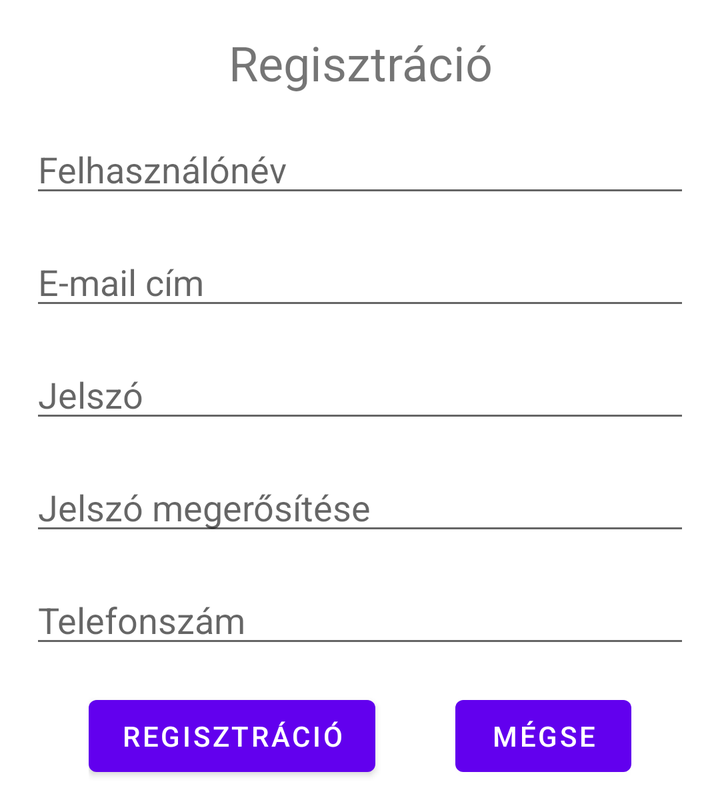
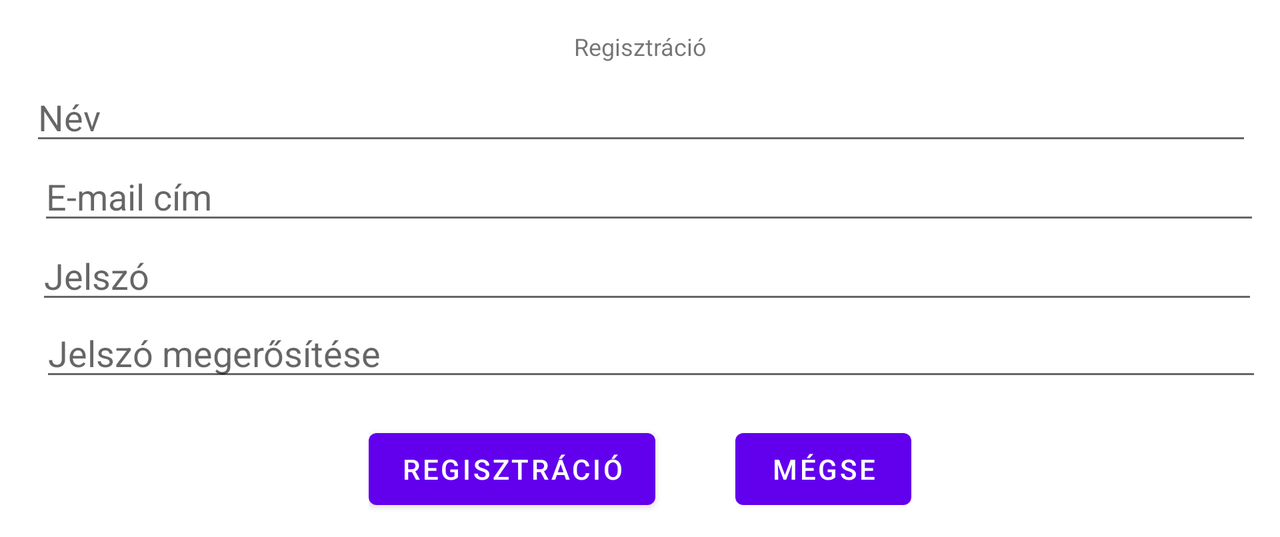

First picture: res/layout/ on a phone held upright. Second picture: the repository's own variant of that layout, on a device whose configuration matches the variant's folder. Source for both follows.
<!-- AndroidManifest.xml: application theme Theme.MukormosIdopontfoglalo -->
<!-- res/layout/activity_registration.xml -->
<?xml version="1.0" encoding="utf-8"?>
<RelativeLayout
    xmlns:android="http://schemas.android.com/apk/res/android"
    xmlns:app="http://schemas.android.com/apk/res-auto"
    xmlns:tools="http://schemas.android.com/tools"
    android:layout_width="match_parent"
    android:layout_height="wrap_content"
    tools:context=".RegistrationActivity">

    <TextView
        android:id="@+id/registrationTextView"
        android:layout_width="match_parent"
        android:layout_height="wrap_content"
        android:layout_marginTop="@dimen/register_margin_top"
        android:text="@string/registration"
        android:textSize="24sp"
        android:layout_alignParentStart="true"
        android:layout_alignParentEnd="true"
        android:textAlignment="center"/>

    <EditText
        android:id="@+id/userNameEditText"
        android:layout_width="match_parent"
        android:layout_height="wrap_content"
        android:layout_marginTop="@dimen/register_margin_top"
        android:layout_marginLeft="@dimen/default_margin_side"
        android:layout_marginRight="@dimen/default_margin_side"
        android:ems="10"
        android:hint="@string/user_name"
        android:inputType="textPersonName"
        android:layout_alignParentStart="true"
        android:layout_alignParentEnd="true"
        android:layout_below="@id/registrationTextView"/>

    <EditText
        android:id="@+id/userEmailEditText"
        android:layout_width="match_parent"
        android:layout_height="wrap_content"
        android:layout_marginTop="@dimen/register_margin_top"
        android:layout_marginLeft="@dimen/default_margin_side"
        android:layout_marginRight="@dimen/default_margin_side"
        android:ems="10"
        android:hint="@string/email_address"
        android:inputType="textEmailAddress"
        android:layout_alignParentStart="true"
        android:layout_alignParentEnd="true"
        android:layout_below="@id/userNameEditText"/>

    <EditText
        android:id="@+id/passwordEditText"
        android:layout_width="match_parent"
        android:layout_height="wrap_content"
        android:layout_marginTop="@dimen/register_margin_top"
        android:layout_marginLeft="@dimen/default_margin_side"
        android:layout_marginRight="@dimen/default_margin_side"
        android:ems="10"
        android:hint="@string/password"
        android:inputType="textPassword"
        android:layout_alignParentStart="true"
        android:layout_alignParentEnd="true"
        android:layout_below="@id/userEmailEditText"/>

    <EditText
        android:id="@+id/passwordAgainEditText"
        android:layout_width="match_parent"
        android:layout_height="wrap_content"
        android:layout_marginTop="@dimen/register_margin_top"
        android:layout_marginLeft="@dimen/default_margin_side"
        android:layout_marginRight="@dimen/default_margin_side"
        android:ems="10"
        android:hint="@string/password_again"
        android:inputType="textPassword"
        android:layout_alignParentStart="true"
        android:layout_alignParentEnd="true"
        android:layout_below="@id/passwordEditText"/>

    <EditText
        android:id="@+id/phoneEditText"
        android:layout_width="match_parent"
        android:layout_height="wrap_content"
        android:layout_marginLeft="@dimen/default_margin_side"
        android:layout_marginTop="@dimen/register_margin_top"
        android:layout_marginRight="@dimen/default_margin_side"
        android:ems="10"
        android:hint="@string/phone_number"
        android:inputType="phone"
        android:layout_below="@id/passwordAgainEditText"/>


    <LinearLayout
        android:layout_width="wrap_content"
        android:layout_height="wrap_content"
        android:layout_below="@id/phoneEditText"
        android:layout_centerHorizontal="true"
        android:layout_marginStart="10dp"
        android:layout_marginTop="@dimen/register_margin_top"
        android:layout_marginEnd="10dp"
        android:layout_marginBottom="10dp"
        android:orientation="horizontal">

        <Button
            android:layout_width="wrap_content"
            android:layout_height="wrap_content"
            android:onClick="register"
            android:text="@string/registration" />

        <Button
            android:layout_width="wrap_content"
            android:layout_height="wrap_content"
            android:layout_marginStart="40dp"
            android:onClick="cancel"
            android:text="@string/cancel" />
    </LinearLayout>

</RelativeLayout>
<!-- resources referenced by this layout -->
<resources>
  <dimen name="default_margin_side">15dp</dimen>
  <dimen name="register_margin_top">15dp</dimen>
  <string name="cancel">Mégse</string>
  <string name="email_address">E-mail cím</string>
  <string name="password">Jelszó</string>
  <string name="password_again">Jelszó megerősítése</string>
  <string name="phone_number">Telefonszám</string>
  <string name="registration">Regisztráció</string>
  <string name="user_name">Felhasználónév</string>
  <style name="Theme.MukormosIdopontfoglalo" parent="Theme.MaterialComponents.DayNight.DarkActionBar">
          
          <item name="colorPrimary">@color/purple_500</item>
          <item name="colorPrimaryVariant">@color/purple_700</item>
          <item name="colorOnPrimary">@color/white</item>
          
          <item name="colorSecondary">@color/teal_200</item>
          <item name="colorSecondaryVariant">@color/teal_700</item>
          <item name="colorOnSecondary">@color/black</item>
          
          <item name="android:statusBarColor" tools:targetApi="l">?attr/colorPrimaryVariant</item>
          
      </style>
</resources>
<!-- res/layout-land/activity_registration.xml (the repository's variant of the layout above) -->
<!-- drawn on the phone turned sideways -->
<?xml version="1.0" encoding="utf-8"?>
<RelativeLayout
    xmlns:android="http://schemas.android.com/apk/res/android"
    xmlns:app="http://schemas.android.com/apk/res-auto"
    xmlns:tools="http://schemas.android.com/tools"
    android:layout_width="match_parent"
    android:layout_height="wrap_content"
    tools:context=".RegistrationActivity">

    <TextView
        android:id="@+id/registrationTextView"
        android:layout_width="match_parent"
        android:layout_height="wrap_content"
        android:layout_alignParentStart="true"
        android:layout_alignParentEnd="true"
        android:layout_marginStart="0dp"
        android:layout_marginTop="@dimen/register_margin_top"
        android:layout_marginEnd="0dp"
        android:text="@string/registration"
        android:textAlignment="center"
        android:textSize="12sp" />

    <EditText
        android:id="@+id/nev"
        android:layout_width="match_parent"
        android:layout_height="wrap_content"
        android:layout_below="@id/registrationTextView"
        android:layout_alignParentStart="true"
        android:layout_alignParentEnd="true"
        android:layout_marginStart="15dp"
        android:layout_marginLeft="@dimen/default_margin_side"
        android:layout_marginTop="5dp"
        android:layout_marginEnd="14dp"
        android:layout_marginRight="@dimen/default_margin_side"
        android:ems="10"
        android:hint="Név"
        android:inputType="text" />

    <EditText
        android:id="@+id/userEmailEditText"
        android:layout_width="match_parent"
        android:layout_height="wrap_content"
        android:layout_below="@id/nev"
        android:layout_alignParentStart="true"
        android:layout_alignParentEnd="true"
        android:layout_marginStart="19dp"
        android:layout_marginLeft="@dimen/default_margin_side"
        android:layout_marginTop="-2dp"
        android:layout_marginEnd="10dp"
        android:layout_marginRight="@dimen/default_margin_side"
        android:ems="10"
        android:hint="@string/email_address"
        android:inputType="textEmailAddress" />

    <EditText
        android:id="@+id/passwordEditText"
        android:layout_width="match_parent"
        android:layout_height="wrap_content"
        android:layout_below="@id/userEmailEditText"
        android:layout_alignParentStart="true"
        android:layout_alignParentEnd="true"
        android:layout_marginStart="18dp"
        android:layout_marginLeft="@dimen/default_margin_side"
        android:layout_marginTop="-2dp"
        android:layout_marginEnd="11dp"
        android:layout_marginRight="@dimen/default_margin_side"
        android:ems="10"
        android:hint="@string/password"
        android:inputType="textPassword" />


    <EditText
        android:id="@+id/passwordAgainEditText"
        android:layout_width="match_parent"
        android:layout_height="wrap_content"
        android:layout_below="@id/passwordEditText"
        android:layout_alignParentStart="true"
        android:layout_alignParentEnd="true"
        android:layout_marginStart="20dp"
        android:layout_marginLeft="@dimen/default_margin_side"
        android:layout_marginTop="-3dp"
        android:layout_marginEnd="9dp"
        android:layout_marginRight="@dimen/default_margin_side"
        android:ems="10"
        android:hint="@string/password_again"
        android:inputType="textPassword" />

    <LinearLayout
        android:layout_width="wrap_content"
        android:layout_height="wrap_content"
        android:layout_below="@id/passwordAgainEditText"
        android:layout_centerHorizontal="true"
        android:layout_marginStart="10dp"
        android:layout_marginTop="@dimen/register_margin_top"
        android:layout_marginEnd="10dp"
        android:layout_marginBottom="10dp"
        android:orientation="horizontal">

        <Button
            android:layout_width="wrap_content"
            android:layout_height="wrap_content"
            android:onClick="register"
            android:text="@string/registration" />

        <Button
            android:layout_width="wrap_content"
            android:layout_height="wrap_content"
            android:layout_marginStart="40dp"
            android:onClick="cancel"
            android:text="@string/cancel" />
    </LinearLayout>

</RelativeLayout>
<!-- resources referenced by the variant -->
<!-- as the phone turned sideways resolves them -->
<resources>
  <dimen name="default_margin_side">15dp</dimen>
  <dimen name="register_margin_top">15dp</dimen>
  <string name="cancel">Mégse</string>
  <string name="email_address">E-mail cím</string>
  <string name="password">Jelszó</string>
  <string name="password_again">Jelszó megerősítése</string>
  <string name="registration">Regisztráció</string>
  <style name="Theme.MukormosIdopontfoglalo" parent="Theme.MaterialComponents.DayNight.DarkActionBar">
          
          <item name="colorPrimary">@color/purple_500</item>
          <item name="colorPrimaryVariant">@color/purple_700</item>
          <item name="colorOnPrimary">@color/white</item>
          
          <item name="colorSecondary">@color/teal_200</item>
          <item name="colorSecondaryVariant">@color/teal_700</item>
          <item name="colorOnSecondary">@color/black</item>
          
          <item name="android:statusBarColor" tools:targetApi="l">?attr/colorPrimaryVariant</item>
          
      </style>
</resources>
